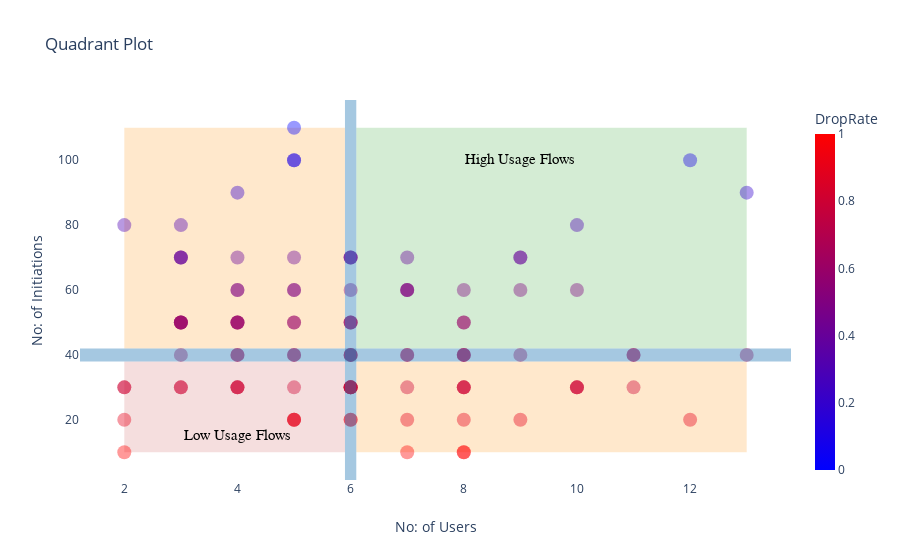

The notebook cell saved with this chart:
### Code cell
fig = go.Figure(
data = [
    scatter_obj(x,y)
])
fig.add_trace(go.Scatter(
x=[9,4],
y=[100,15],
text = ["High Usage Flows","Low Usage Flows"],
mode="text",
textfont=dict(
        color="black",
        size=15,
        family="Balto, sans-serif",
    ),
    showlegend=False
))
fig.update_layout({
'plot_bgcolor': 'rgba(0, 0, 0, 0)',
'paper_bgcolor': 'rgba(0, 0, 0, 0)',
},
    shapes = [
    central_axis(x_al,x_au,'v'),
    central_axis(y_al,y_au,'h'),
    rectangle_area_data(ranges_limits_array,axes_limits_array,'one'),
    rectangle_area_data(ranges_limits_array,axes_limits_array,'two'),
    rectangle_area_data(ranges_limits_array,axes_limits_array,'three'),
    rectangle_area_data(ranges_limits_array,axes_limits_array,'four')
],
xaxis_showgrid=False,
yaxis_showgrid=False,
xaxis_title = "No: of Users",
yaxis_title = "No: of Initiations",
title = "Quadrant Plot")
fig.show()

### Figure 1 — Plotly figure (JSON) as saved in the notebook; plotly's stock layout.template omitted (floating-point values rounded to 4 significant figures)
{"data": [{"customdata": [24, 30, 28, 28, 24, 18, 28, 24, 24, 28, 24.0, 18, 18, 24, 18, 30, 18.0, 10.0, 24, 30, 24, 30, 24, 28, 30, 30, 18, 24, 28, 30, 10.0, 24, 28, 28, 28, 10, 28, 28, 30, 28, 10, 30, 24.0, 18, 28, 28, 30, 28, 30, 28, 30, 10, 24, 28, 24, 28, 30, 30, 30, 24, 18, 28, 28, 28, 30, 30, 24, 30, 0, 24.0, 28, 24, 24, 24, 10.0, 30, 30, 18, 28, 18, 18.0, 24, 30, 28, 30, 28, 24, 28, 10, 28, 24, 30, 18, 24, 30, 24, 28, 30, 30, 30], "hovertemplate": "<b>%{text}</b><br><br>Initiations: %{y}<br>Users Usage: %{x}<br>Drops: %{customdata}<extra></extra>", "marker": {"color": [0.8, 0.6, 0.4, 0.7, 0.8, 0.9, 0.7, 0.8, 0.8, 0.7, 0.3, 0.9, 0.9, 0.8, 0.9, 0.6, 0.2, 0.1, 0.8, 0.5, 0.8, 0.6, 0.8, 0.7, 0.6, 0.5, 0.9, 0.8, 0.7, 0.5, 0.1, 0.8, 0.4, 0.4, 0.7, 1, 0.7, 0.4, 0.6, 0.7, 1, 0.6, 0.3, 0.9, 0.4, 0.7, 0.6, 0.7, 0.5, 0.7, 0.5, 1, 0.8, 0.4, 0.8, 0.7, 0.6, 0.6, 0.6, 0.8, 0.9, 0.7, 0.7, 0.7, 0.6, 0.5, 0.8, 0.6, 0, 0.3, 0.7, 0.8, 0.8, 0.8, 0.1, 0.6, 0.6, 0.9, 0.4, 0.9, 0.2, 0.8, 0.5, 0.7, 0.5, 0.4, 0.8, 0.4, 1, 0.4, 0.8, 0.6, 0.9, 0.8, 0.5, 0.8, 0.4, 0.5, 0.5, 0.6], "colorbar": {"thickness": 20, "title": {"text": "DropRate"}}, "colorscale": [[0, "rgb(0,0,255)"], [1, "rgb(255,0,0)"]], "opacity": 0.4, "size": 14}, "mode": "markers", "showlegend": false, "text": ["Workflow-0", "Workflow-1", "Workflow-2", "Workflow-3", "Workflow-4", "Workflow-5", "Workflow-6", "Workflow-7", "Workflow-8", "Workflow-9", "Workflow-10", "Workflow-11", "Workflow-12", "Workflow-13", "Workflow-14", "Workflow-15", "Workflow-16", "Workflow-17", "Workflow-18", "Workflow-19", "Workflow-20", "Workflow-21", "Workflow-22", "Workflow-23", "Workflow-24", "Workflow-25", "Workflow-26", "Workflow-27", "Workflow-28", "Workflow-29", "Workflow-30", "Workflow-31", "Workflow-32", "Workflow-33", "Workflow-34", "Workflow-35", "Workflow-36", "Workflow-37", "Workflow-38", "Workflow-39", "Workflow-40", "Workflow-41", "Workflow-42", "Workflow-43", "Workflow-44", "Workflow-45", "Workflow-46", "Workflow-47", "Workflow-48", "Workflow-49", "Workflow-50", "Workflow-51", "Workflow-52", "Workflow-53", "Workflow-54", "Workflow-55", "Workflow-56", "Workflow-57", "Workflow-58", "Workflow-59", "Workflow-60", "Workflow-61", "Workflow-62", "Workflow-63", "Workflow-64", "Workflow-65", "Workflow-66", "Workflow-67", "Workflow-68", "Workflow-69", "Workflow-70", "Workflow-71", "Workflow-72", "Workflow-73", "Workflow-74", "Workflow-75", "Workflow-76", "Workflow-77", "Workflow-78", "Workflow-79", "Workflow-80", "Workflow-81", "Workflow-82", "Workflow-83", "Workflow-84", "Workflow-85", "Workflow-86", "Workflow-87", "Workflow-88", "Workflow-89", "Workflow-90", "Workflow-91", "Workflow-92", "Workflow-93", "Workflow-94", "Workflow-95", "Workflow-96", "Workflow-97", "Workflow-98", "Workflow-99"], "type": "scatter", "x": [10, 4, 9, 8, 8, 6, 11, 10, 2, 8, 3, 7, 2, 4, 5, 4, 13, 5, 8, 6, 6, 6, 6, 7, 3, 9, 5, 6, 4, 7, 5, 6, 5, 6, 8, 2, 6, 9, 6, 6, 8, 8, 10, 12, 4, 3, 3, 5, 5, 11, 7, 7, 8, 7, 10, 5, 3, 4, 3, 11, 6, 4, 6, 13, 3, 4, 3, 8, 5, 2, 9, 3, 2, 4, 12, 4, 6, 9, 6, 8, 4, 4, 10, 7, 5, 6, 7, 3, 8, 3, 6, 5, 5, 6, 4, 5, 3, 8, 7, 5], "y": [30, 50, 70, 40, 30, 20, 40, 30, 30, 40, 80, 20, 20, 30, 20, 50, 90, 100, 30, 60, 30, 50, 30, 40, 50, 60, 20, 30, 40, 60, 100, 30, 70, 70, 40, 10, 40, 70, 50, 40, 10, 50, 80, 20, 70, 40, 50, 40, 60, 40, 60, 10, 30, 70, 30, 40, 50, 50, 50, 30, 20, 40, 40, 40, 50, 60, 30, 50, 110, 80, 40, 30, 30, 30, 100, 50, 50, 20, 70, 20, 90, 30, 60, 40, 60, 70, 30, 70, 10, 70, 30, 50, 20, 30, 60, 30, 70, 60, 60, 50]}, {"mode": "text", "showlegend": false, "text": ["High Usage Flows", "Low Usage Flows"], "textfont": {"color": "black", "family": "Balto, sans-serif", "size": 15}, "type": "scatter", "x": [9, 4], "y": [100, 15]}], "layout": {"paper_bgcolor": "rgba(0, 0, 0, 0)", "plot_bgcolor": "rgba(0, 0, 0, 0)", "shapes": [{"fillcolor": "#1f77b4", "layer": "above", "line": {"width": 0}, "opacity": 0.4, "type": "rect", "x0": 5.9, "x1": 6.1, "xref": "x", "y0": 0, "y1": 1, "yref": "paper"}, {"fillcolor": "#1f77b4", "layer": "above", "line": {"width": 0}, "opacity": 0.4, "type": "rect", "x0": 0, "x1": 1, "xref": "paper", "y0": 38, "y1": 42, "yref": "y"}, {"fillcolor": "#2ca02c", "layer": "below", "line": {"width": 0}, "opacity": 0.2, "type": "rect", "x0": 6.1, "x1": 13, "xref": "x", "y0": 42, "y1": 110, "yref": "y"}, {"fillcolor": "darkorange", "layer": "below", "line": {"width": 0}, "opacity": 0.2, "type": "rect", "x0": 2, "x1": 5.9, "xref": "x", "y0": 42, "y1": 110, "yref": "y"}, {"fillcolor": "indianred", "layer": "below", "line": {"width": 0}, "opacity": 0.2, "type": "rect", "x0": 2, "x1": 5.9, "xref": "x", "y0": 38, "y1": 10, "yref": "y"}, {"fillcolor": "darkorange", "layer": "below", "line": {"width": 0}, "opacity": 0.2, "type": "rect", "x0": 6.1, "x1": 13, "xref": "x", "y0": 10, "y1": 38, "yref": "y"}], "title": {"text": "Quadrant Plot"}, "xaxis": {"showgrid": false, "title": {"text": "No: of Users"}}, "yaxis": {"showgrid": false, "title": {"text": "No: of Initiations"}}}}
